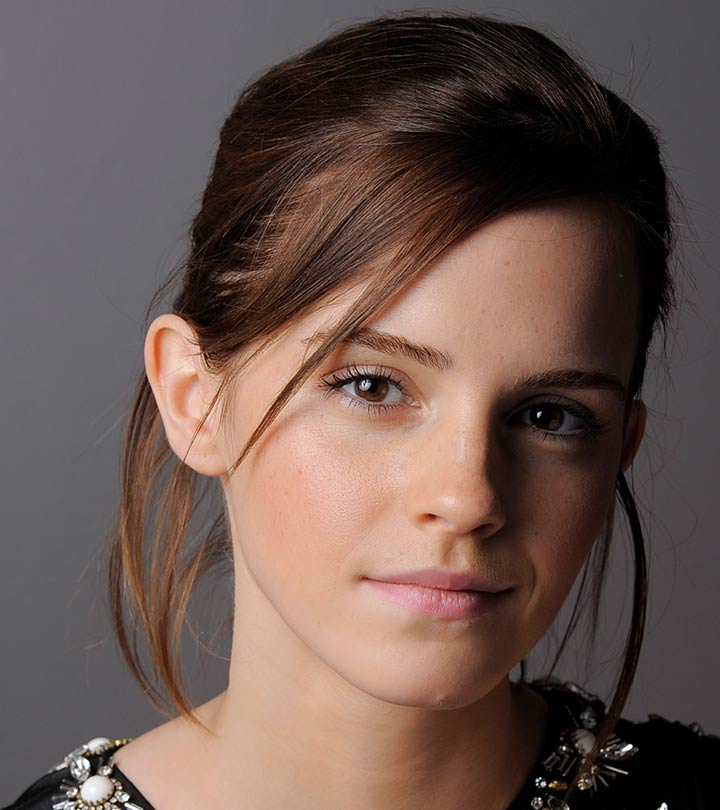
#> input picture emma.jpg, 720 x 810 px
$ jupyter execute Assignment_1.ipynb
#> lines starting #> are read from the running program, lines starting #| are printed output that depends on the picture
[cell 1]
# Intensity Windowing
import cv2 as cv
import numpy as np
import matplotlib.pyplot as plt


c = np.array([(50,50),(50,100),(150,255),(150,150),(255,255)])

t1 = np.linspace(0,c[0,1],c[0,0]+1).astype(np.uint8)
t2 = np.linspace(c[0,1]+1,c[1,1],c[1,0]-c[0,0]).astype(np.uint8)
t3 = np.linspace(c[1,1]+1,c[2,1],c[2,0]-c[1,0]).astype(np.uint8)
t4 = np.linspace(c[2,1]+1,c[3,1],c[3,0]-c[2,0]).astype(np.uint8)
t5 = np.linspace(c[3,1]+1,c[4,1],c[4,0]-c[3,0]).astype(np.uint8)

t = np.concatenate((t1,t2),axis=0).astype(np.uint8)
t = np.concatenate((t,t3),axis=0).astype(np.uint8)
t = np.concatenate((t,t4),axis=0).astype(np.uint8)
t = np.concatenate((t,t5),axis=0).astype(np.uint8)

# img = cv.imread('emma.jpg',0)
# img2 = cv.LUT(img,t)

#plot the transformation function
fig, ax = plt.subplots()
ax.plot(t)
ax.set_xlabel(r'Input, $f(\mathbf{x})$')
ax.set_ylabel('Output, $\mathrm{T}[f(\mathbf{x})]$')
ax.set_xlim(0,255)
ax.set_ylim(0,255)
ax.set_aspect('equal')
plt.grid = True
plt.show()
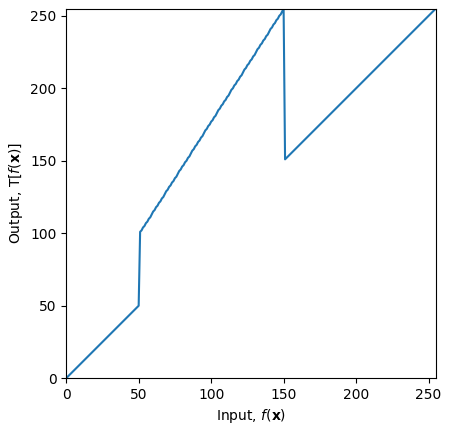
#> figure drawn by matplotlib, 1 panel; curve peaks at x = 150, y = 255


img_orig = cv.imread('emma.jpg', cv.IMREAD_GRAYSCALE)
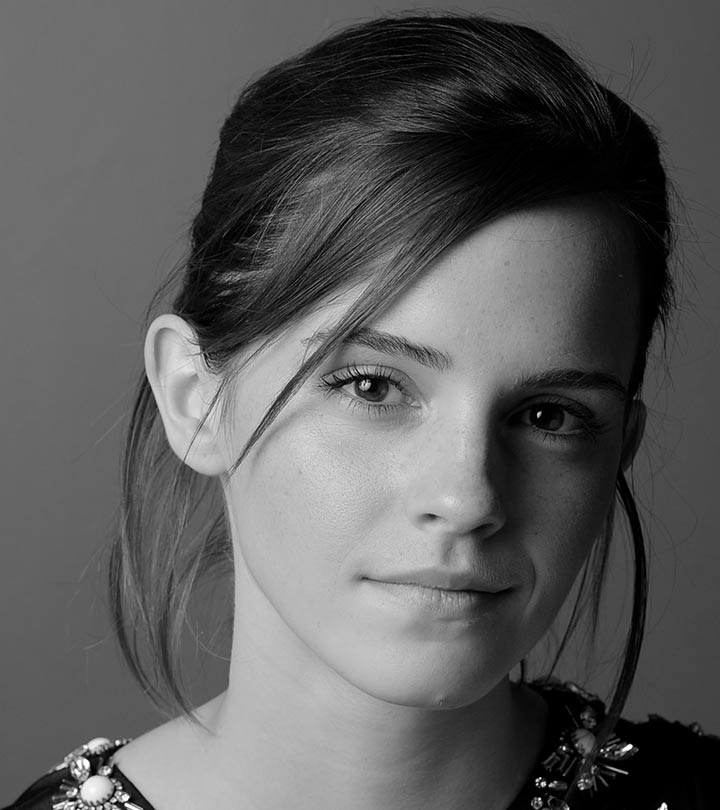
#> img_orig: shape (810, 720); min 0, max 255, mean 92.3
cv.namedWindow("Image", cv.WINDOW_AUTOSIZE)
cv.imshow("Image", img_orig)
cv.waitKey(0)
image_transformed = cv.LUT(img_orig, t)
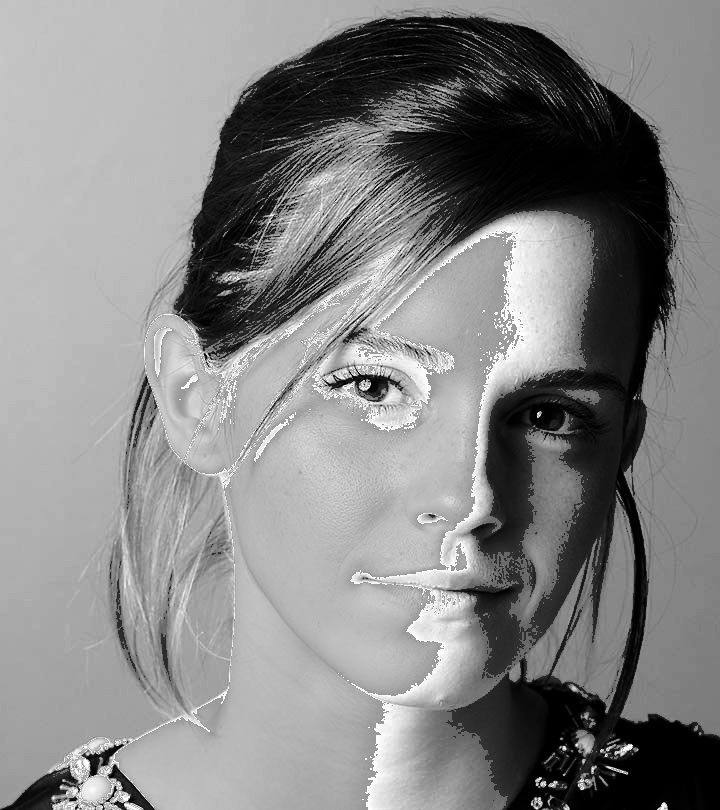
#> image_transformed: shape (810, 720); min 0, max 255, mean 132.9
cv.imshow("Image", image_transformed)
cv.waitKey(0)
cv.destroyAllWindows()

$ run again, with daisy.jpg copied over emma.jpg
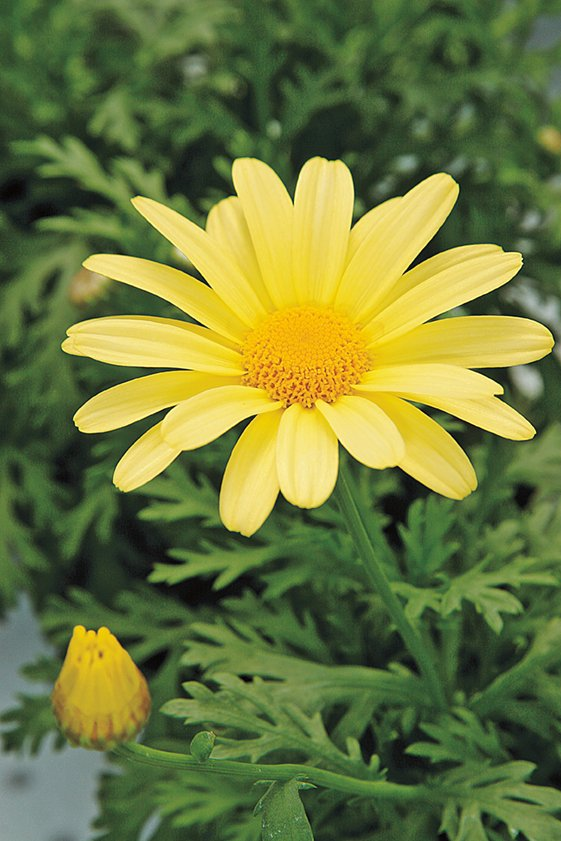
#> input picture daisy.jpg, 561 x 841 px
#> `img_orig = cv.imread('emma.jpg', cv.IMREAD_GRAYSCALE)`:
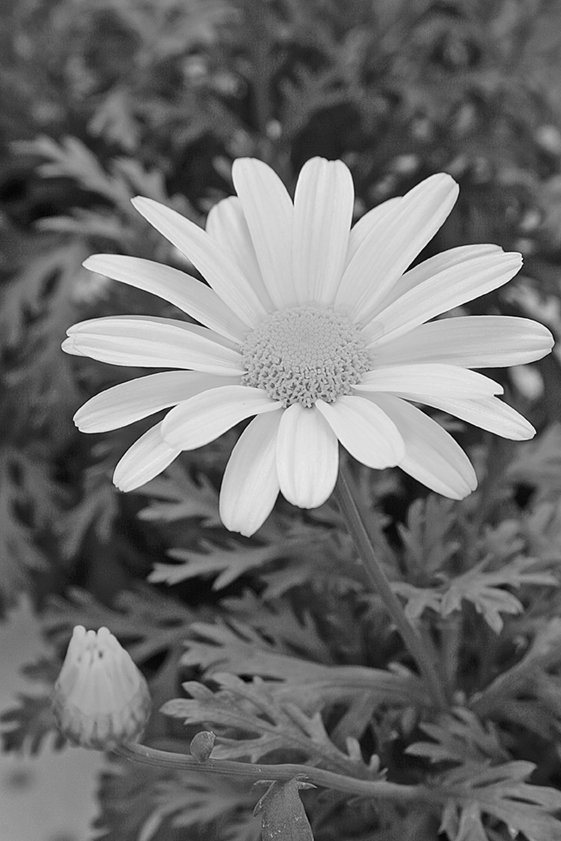
#> img_orig: shape (841, 561); min 0, max 255, mean 110
#> `image_transformed = cv.LUT(img_orig, t)`:
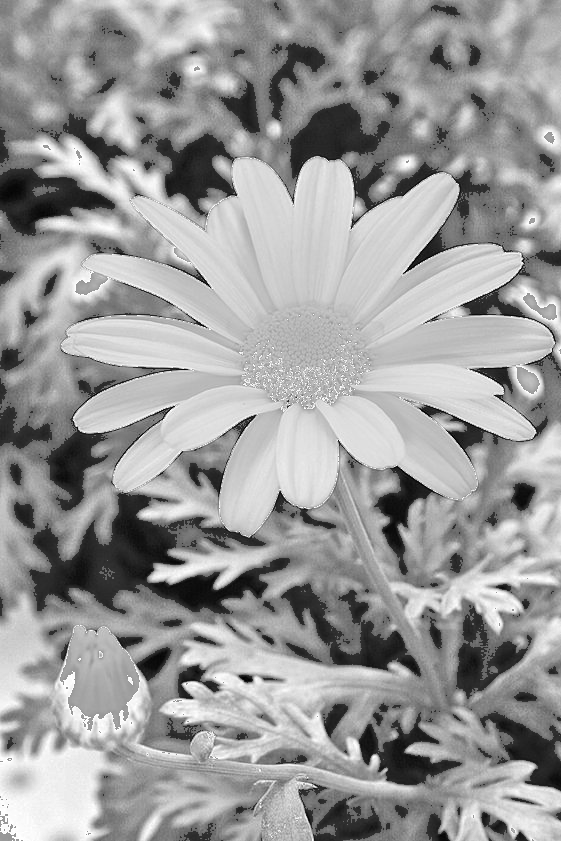
#> image_transformed: shape (841, 561); min 0, max 255, mean 154.8

$ run again, with highlights_and_shadows.jpg copied over emma.jpg
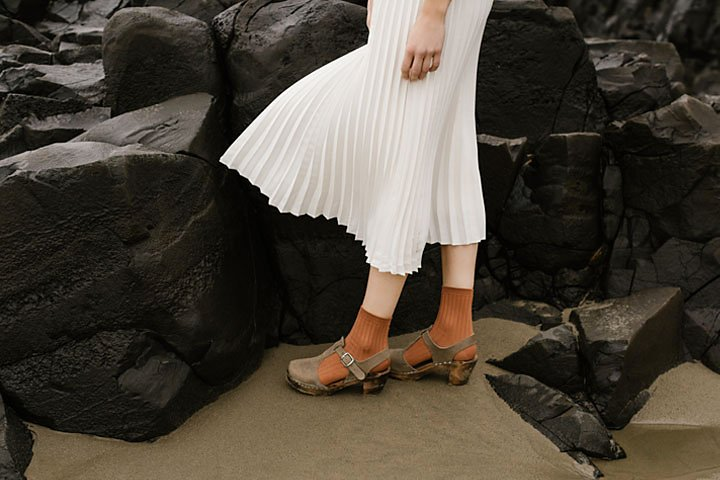
#> input picture highlights_and_shadows.jpg, 720 x 480 px
#> `img_orig = cv.imread('emma.jpg', cv.IMREAD_GRAYSCALE)`:
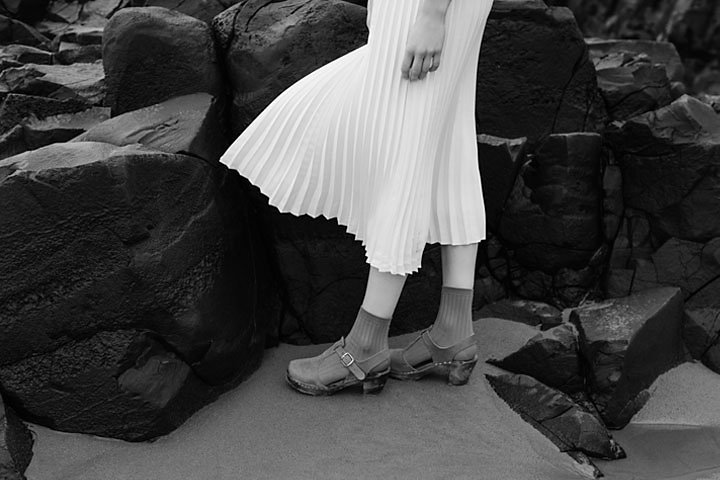
#> img_orig: shape (480, 720); min 0, max 255, mean 69.5
#> `image_transformed = cv.LUT(img_orig, t)`:
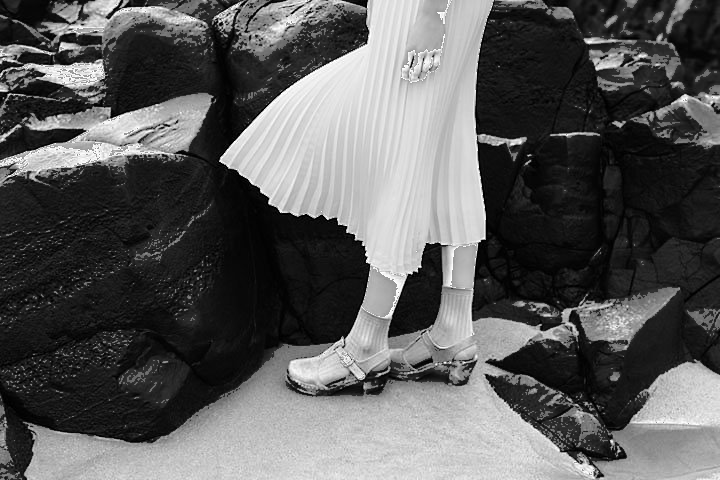
#> image_transformed: shape (480, 720); min 0, max 255, mean 91.5

$ run again, with jeniffer.jpg copied over emma.jpg
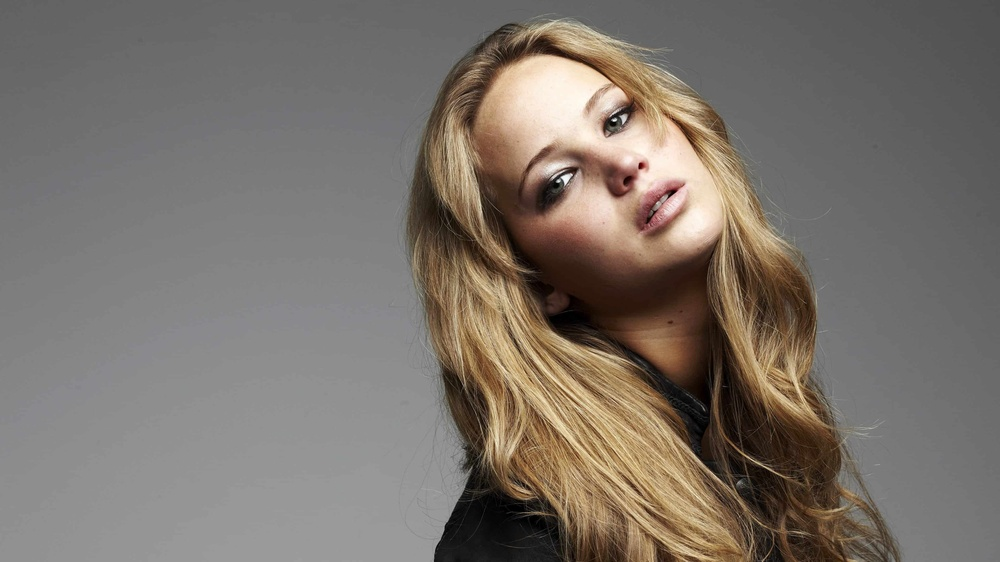
#> input picture jeniffer.jpg, 1000 x 562 px, shrunk from 3840 x 2160 before the run
#> `img_orig = cv.imread('emma.jpg', cv.IMREAD_GRAYSCALE)`:
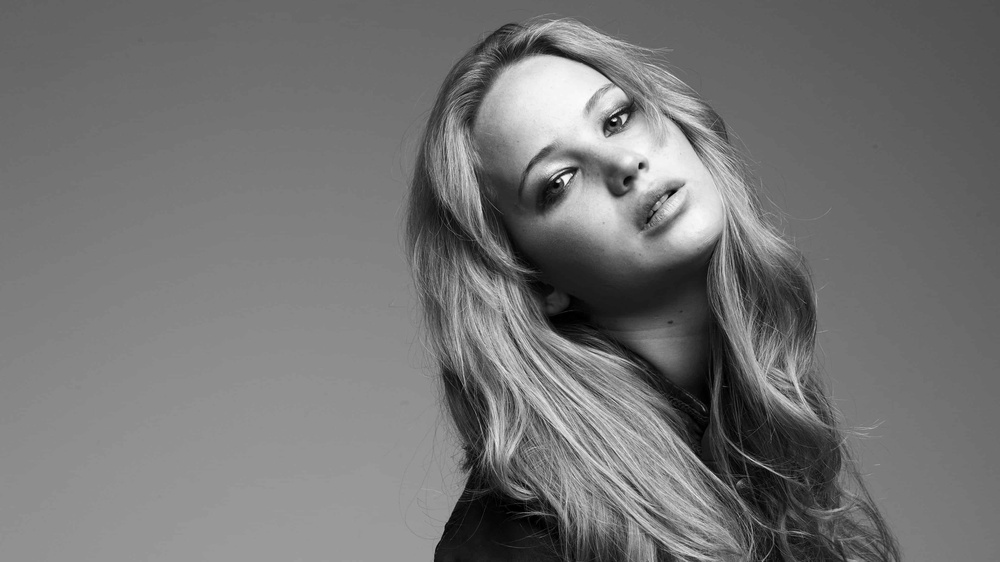
#> img_orig: shape (562, 1000); min 0, max 253, mean 115.8
#> `image_transformed = cv.LUT(img_orig, t)`:
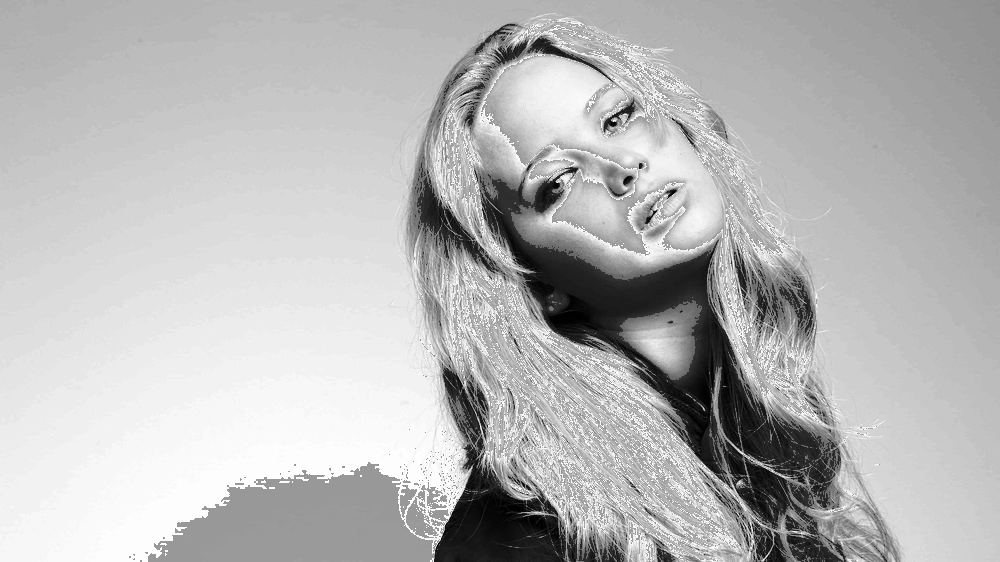
#> image_transformed: shape (562, 1000); min 0, max 255, mean 183.2
